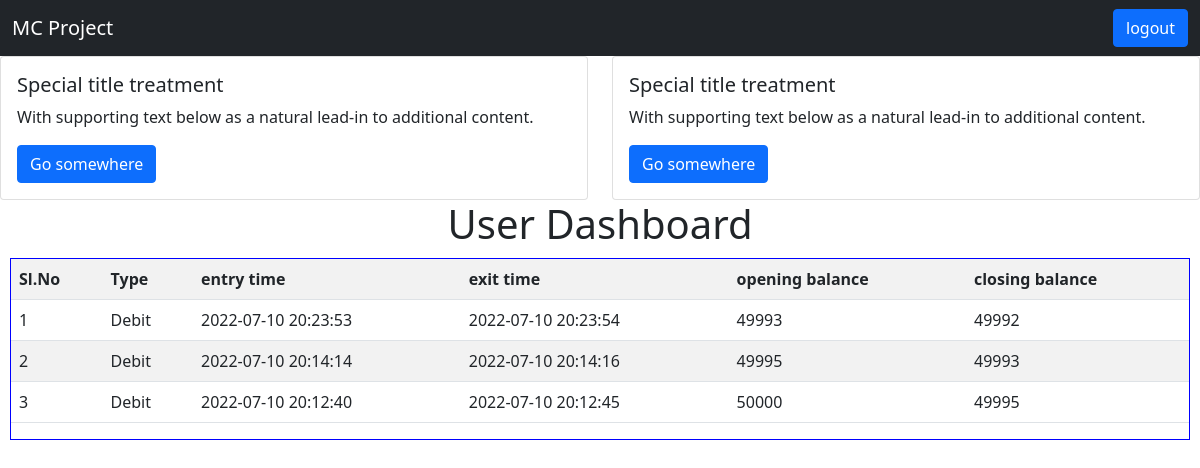
Screenshot of /dashboard/userdashboard.php (signed in) with the database file from the repository.
### tables this page shows
CREATE TABLE `transactions` (
  `username` varchar(20) DEFAULT NULL,
  `id` int(11) NOT NULL,
  `opening_bal` bigint(20) DEFAULT NULL,
  `closing_bal` bigint(20) DEFAULT NULL,
  `type` varchar(10) NOT NULL,
  `entry_time` datetime NOT NULL,
  `exit_time` datetime DEFAULT NULL
);

### dashboard/userdashboard.php (the view, shortened to what this page needs)
<!DOCTYPE html>
<html lang="en">
<head>
    <link href="https://cdn.jsdelivr.net/npm/bootstrap@5.1.2/dist/css/bootstrap.min.css" rel="stylesheet">
    <link rel="stylesheet" href="dashboard.css">
</head>
<body>
    <nav class="navbar navbar-expand-sm navbar-dark bg-dark">
  <div class="container-fluid">
    <a class="navbar-brand" href="javascript:void(0)">MC Project</a>
    <div class="collapse navbar-collapse" id="mynavbar">
      <div class="d-flex" style="margin-left:auto;">
      <a><form method="post">
        <input type="submit" name="logout"
                value="logout" class="btn btn-primary"/>
    </form>
       </a>
      </div>
    </div>
  </div>
</nav>
<div class="row">
  <div class="col-sm-6">
    <div class="card">
      <div class="card-body">
        <h5 class="card-title">Special title treatment</h5>
        <p class="card-text">With supporting text below as a natural lead-in to additional content.</p>
        <a href="#" class="btn btn-primary">Go somewhere</a>
      </div>
    </div>
  </div>
  <div class="col-sm-6">
    <div class="card">
      <div class="card-body">
        <h5 class="card-title">Special title treatment</h5>
        <p class="card-text">With supporting text below as a natural lead-in to additional content.</p>
        <a href="#" class="btn btn-primary">Go somewhere</a>
      </div>
    </div>
  </div>
</div>
<h1 align="center">User Dashboard</h1>
<?php
  include '../db.php';
  $user=$_SESSION['username'];
  $sql="SELECT * FROM transactions WHERE username='$user' order by ID DESC";
  $result = $conn->query($sql);
  echo "
  <div id='table-div'>
  <table class='table table-striped'>
      <th>Sl.No</th>
      <th>Type</th>
      <th>entry time</th>
      <th>exit time</th>
      <th>opening balance</th>
      <th>closing balance</th>
      ";
      $sl=1;
  while($row=$result->fetch_assoc())
  {
     echo "<tr>";
      echo "<td>" . $sl . "</td>";
      echo "<td>" . $row["type"] . "</td>";
      echo "<td>" . $row["entry_time"] . "</td>";
      echo "<td>" . $row["exit_time"] . "</td>";
      echo "<td>" . $row["opening_bal"] . "</td>";
      echo "<td>" . $row["closing_bal"] . "</td>";
      echo "</tr>";
      $sl++;
  }
  echo "</table> </div>";
?>
</head>
</html>

### dashboard/dashboard.css (style rules this page uses)
#table-div { border:1px solid blue; margin:10px; }

### rows the page displays
transactions: type "Debit", entry_time "2022-07-10 20:23:53", exit_time "2022-07-10 20:23:54", opening_bal "49993", closing_bal "49992"
transactions: type "Debit", entry_time "2022-07-10 20:14:14", exit_time "2022-07-10 20:14:16", opening_bal "49995", closing_bal "49993"
transactions: type "Debit", entry_time "2022-07-10 20:12:40", exit_time "2022-07-10 20:12:45", opening_bal "50000", closing_bal "49995"
